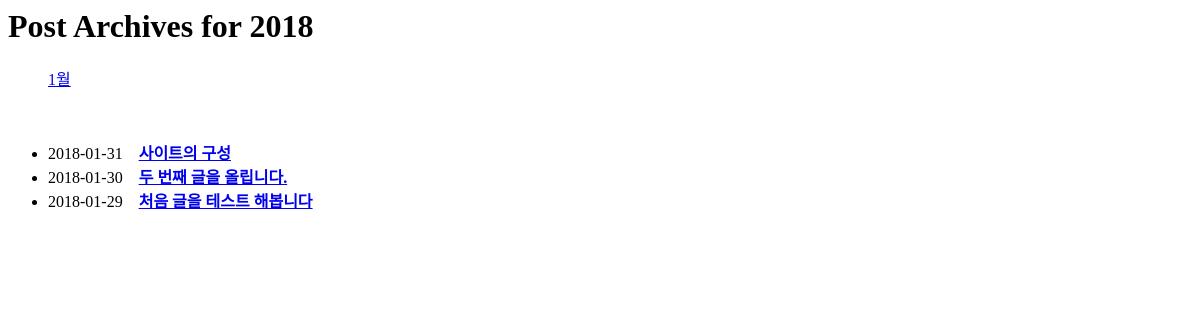
/blog/2018/, run on an earlier commit of the app's database.
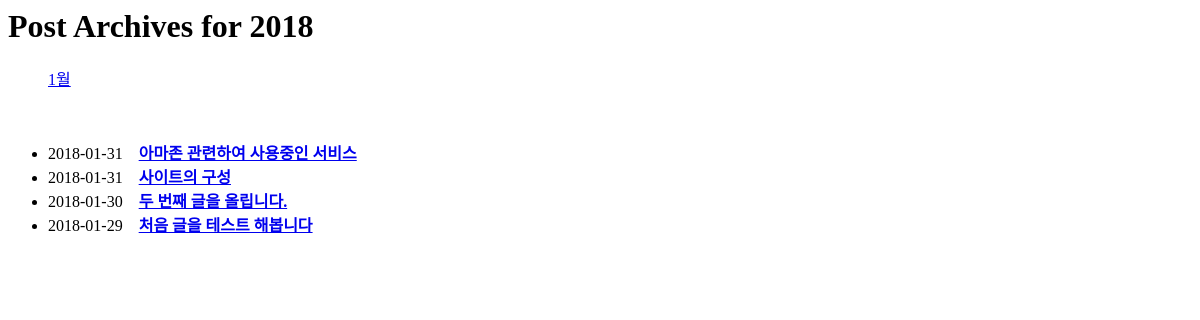
And on a later commit of the database.
### blog/models.py (models this page shows, shortened)
@python_2_unicode_compatible
class Post(models.Model):
    title = models.CharField('Title', max_length=50)
    slug = models.SlugField('SLUG', unique=True, allow_unicode=True, help_text='one word for title alias.')
    description = models.CharField('DESCRIPTION', max_length=100, blank = True, help_text='simple description text.')
    content = models.TextField('CONTENT')
    create_date = models.DateTimeField('Create Date', auto_now_add=True)
    modify_date = models.DateTimeField('Modify Date', auto_now=True)
    class Meta:
        verbose_name = 'post'
        verbose_name_plural = 'posts'
        db_table = 'my_post'
        ordering = ('modify_date', )
    def get_absolute_url(self):
        return reverse('blog:post_detail', args=(self.slug, ))

### blog/views.py (the view)
# urls.py: url(r'^(?P<year>\d{4})/$', PostYAV.as_view(), name='post_year_archive'),
class PostYAV(YearArchiveView):
    model = Post
    date_field = 'modify_date'
    make_object_list = True

### templates/blog/post_archive_year.html (shortened to what this page needs)
<h1>Post Archives for {{ year|date:'Y' }}</h1>
<ul>
    {% for date in date_list %}
    <li style="display:inline;">
        <a href="{% url 'blog:post_month_archive' year|date:'Y' date|date:'b' ">
            {{ date|date:"F" }}
        </a>
    </li>
</ul>
<div>
    <ul>
        {% for post in object_list %}
        <li>{{ post.modify_date|date:'Y-m-d' }}&nbsp;&nbsp;&nbsp;
            <a href="{{ post.get_absolute_url }}"><strong>
                {{ post.title }}
            </strong></a>
        </li>
        {% endfor %}
    </ul>
</div>

What changed in the data, as far as the page shows it:
added Post: modify_date "2018-01-31", title "아마존 관련하여 사용중인 서비스"
